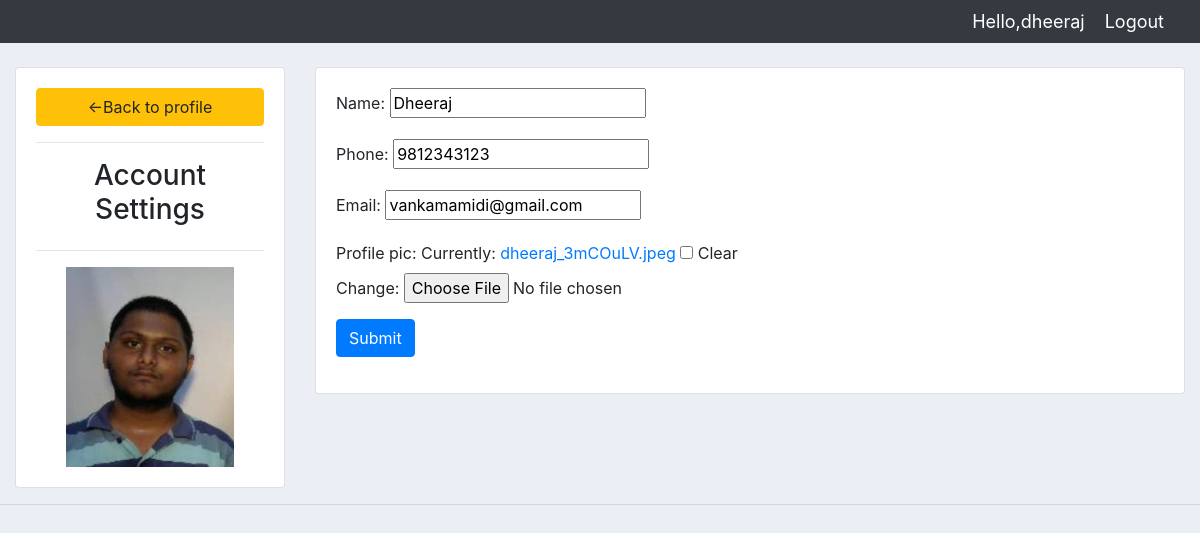
/account/ (signed in), run on the app's committed database.
### scmapp/models.py (models this page shows, shortened)
class Customer(models.Model):
    user = models.OneToOneField(User, null=True, blank=True, on_delete=models.CASCADE)
    name = models.CharField(max_length=200, null=True)
    phone = models.CharField(max_length=200, null=True)
    email = models.CharField(max_length=200, null=True)
    profile_pic = models.ImageField(default="account.png", null=True, blank=True)
    date_created = models.DateTimeField(auto_now_add=True, null=True)

### scmapp/decorators.py (the view)
        def wrapper_func(request, *args, **kwargs):
            group = None
            if request.user.groups.exists():
                group = request.user.groups.all()[0].name
            if group in allowed_roles:
                return view_func(request, *args, **kwargs)
            else:
                return HttpResponse('You are not authorized to view this page')

### scmapp/forms.py
class CustomerForm(forms.ModelForm):
    class Meta:
        model = Customer
        fields = ['name', 'phone', 'email', 'profile_pic']

### scmapp/views.py (called while the page is built)
@login_required(login_url='login')
@allowed_users(allowed_roles=['customer'])
def settings(request):
    customer = request.user.customer
    form = CustomerForm(instance=customer)
    if request.method == "POST":
        form = CustomerForm(request.POST, request.FILES, instance=customer)
        if form.is_valid():
            form.save()
    context = {'form': form}
    return render(request, 'settings.html', context)

### templates/settings.html (shortened to what this page needs)
{%extends 'main.html' %}
{%load static %}
{%block content %}
<br>
<div class="row">
    <div class="col-md-3">
        <div class="card card-body">
            <a class ="btn btn-warning" href="{% url 'userpage'%}">&#8592;Back to profile</a>
            <hr>
            <h3 style="text-align: center">Account Settings</h3>
            <hr>
            <img class="profile-pic" src="{{request.user.customer.profile_pic.url}}">
        </div>
    </div>
    <div class="col-md-9">
        <div class="card card-body">
            <form method ="POST" action="" enctype="multipart/form-data">
                {{form.as_p}}
            <input class="btn btn-primary" type="submit" name="Update Information">
            </form>
        </div>
    </div>
</div>
{% endblock %}

### templates/navbar.html (shortened to what this page needs)
{% load static %}
<nav class="navbar navbar-expand-lg navbar-dark bg-dark">
  <span class="hello-msg">Hello,{{request.user}} </span>
  <span><a class="hello-msg" href="{% url 'logout' %}">Logout</a> </span>
</nav>

### static/css/main.css (style rules this page uses)
body { background-color: #ebeff5; }

### templates/navbar.html (style rules this page uses)
.hello-msg { font-size: 18px; color: #fff; margin-right: 20px; }

### templates/settings.html (style rules this page uses)
.profile-pic { max-width: 200px; max-height: 200px; margin: 0 auto;  }

### data on the page
Customer: name "Dheeraj", phone "9812343123", email "vankamamidi@gmail.com"

### other printed values
{{ request.user }} "dheeraj"
